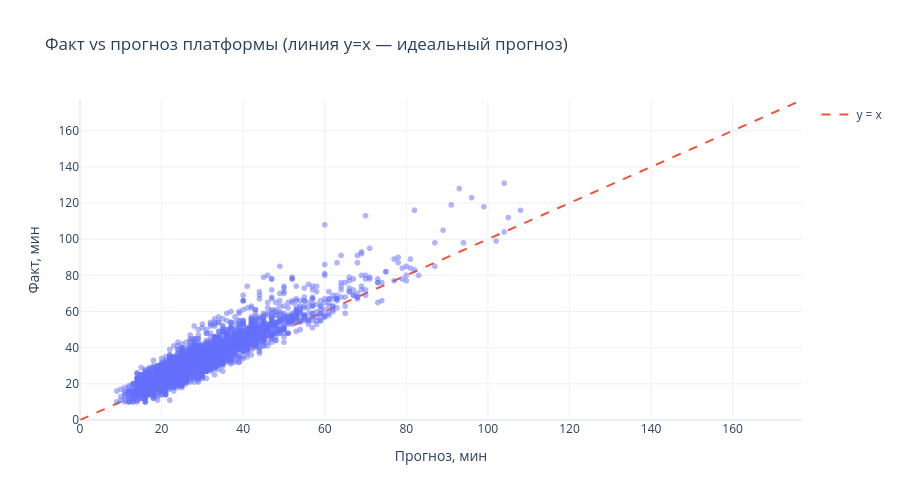

Notebook code for this chart:
### Markdown cell above
## Часть 3. Главный блок: `actual` vs `estimated`

`estimated_delivery_time_minutes` известен на момент заказа, поэтому это не есть утечка, но в модели его место особое: это baseline платформы. Сначала анализируем его качество.

### Code cell
sample = d.sample(3000, random_state=42)

fig = px.scatter(sample, x='estimated_delivery_time_minutes', y='actual_delivery_time_minutes',
                 opacity=0.5, color_discrete_sequence=['#636EFA'], template='plotly_white', height=500,
                 title='Факт vs прогноз платформы (линия y=x — идеальный прогноз)',
                 labels={'estimated_delivery_time_minutes': 'Прогноз, мин',
                         'actual_delivery_time_minutes': 'Факт, мин'})
lim = [0, d['actual_delivery_time_minutes'].max() + 5]
fig.add_scatter(x=lim, y=lim, mode='lines', name='y = x',
                line=dict(color='#EF553B', dash='dash'), showlegend=True)
fig.update_xaxes(range=lim); fig.update_yaxes(range=lim)
fig.show()

### Figure 1 — Plotly figure (JSON) as saved in the notebook; plotly's stock layout.template omitted (floating-point values rounded to 4 significant figures; data arrays with more than 128 entries replaced by an {"elided": "..."} marker saying what was removed)
{"data": [{"hovertemplate": "Прогноз, мин=%{x}<br>Факт, мин=%{y}<extra></extra>", "legendgroup": "", "marker": {"color": "#636EFA", "opacity": 0.5, "symbol": "circle"}, "mode": "markers", "name": "", "showlegend": false, "type": "scattergl", "x": {"elided": "3000 int values"}, "xaxis": "x", "y": {"elided": "3000 float values"}, "yaxis": "y"}, {"line": {"color": "#EF553B", "dash": "dash"}, "mode": "lines", "name": "y = x", "showlegend": true, "type": "scatter", "x": [0, 177], "y": [0, 177]}], "layout": {"height": 500, "legend": {"tracegroupgap": 0}, "title": {"text": "Факт vs прогноз платформы (линия y=x — идеальный прогноз)"}, "xaxis": {"anchor": "y", "domain": [0, 1], "range": [0, 177], "title": {"text": "Прогноз, мин"}}, "yaxis": {"anchor": "x", "domain": [0, 1], "range": [0, 177], "title": {"text": "Факт, мин"}}}}
